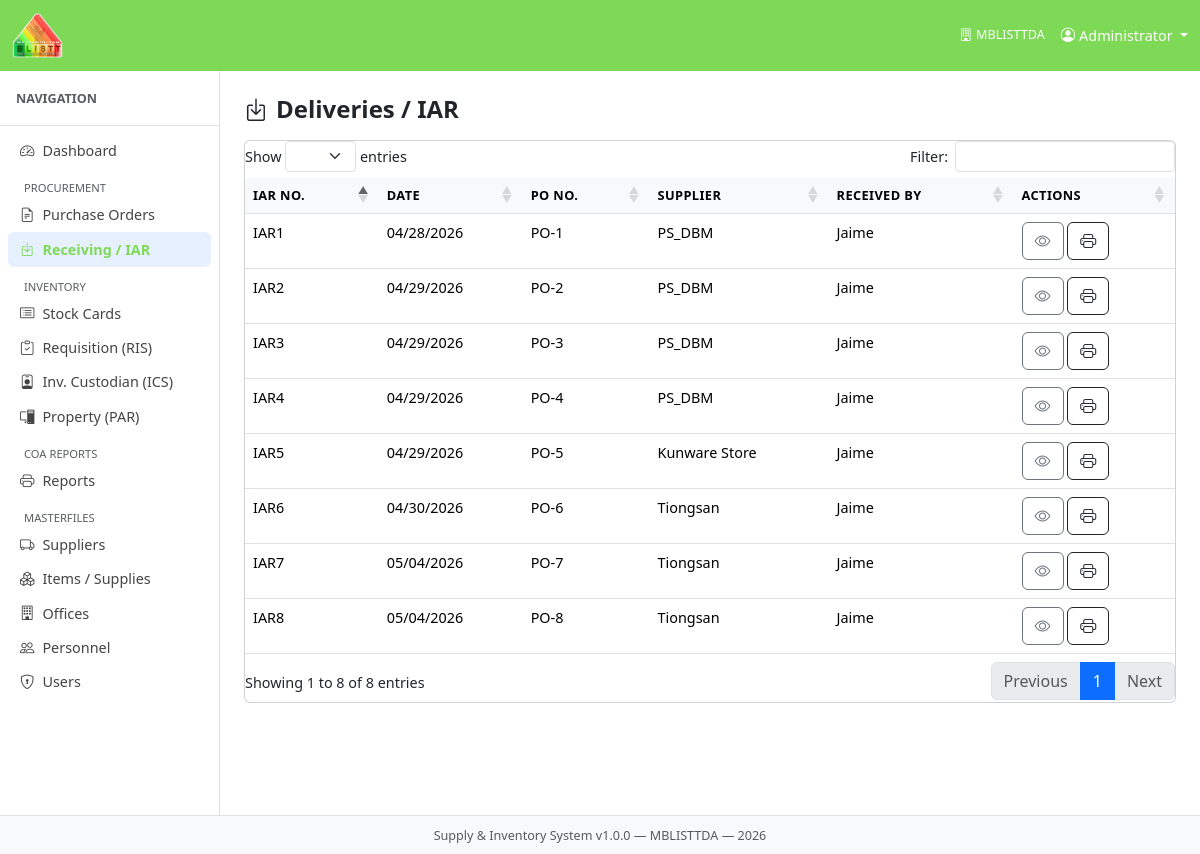
Page /index.php?mod=receiving&act=index on the committed database.
### tables this page shows
CREATE TABLE `po_receipts` (
  `receipt_id` int(10) UNSIGNED NOT NULL,
  `po_id` int(10) UNSIGNED NOT NULL,
  `iar_number` varchar(50) NOT NULL COMMENT 'Inspection and Acceptance Report number',
  `receipt_date` date NOT NULL,
  `delivery_ref` varchar(100) DEFAULT NULL COMMENT 'Supplier Delivery Receipt or Invoice number',
  `received_by` varchar(150) DEFAULT NULL,
  `inspected_by` varchar(150) DEFAULT NULL,
  `approved_by` varchar(150) DEFAULT NULL,
  `remarks` text DEFAULT NULL,
  `created_at` timestamp NOT NULL DEFAULT current_timestamp()
);

CREATE TABLE `purchase_orders` (
  `po_id` int(10) UNSIGNED NOT NULL,
  `supplier_id` int(10) UNSIGNED NOT NULL,
  `office_id` int(10) UNSIGNED NOT NULL COMMENT 'End-user / requesting office',
  `po_number` varchar(50) NOT NULL,
  `po_date` date NOT NULL,
  `delivery_date` date DEFAULT NULL COMMENT 'Expected delivery date',
  `place_of_delivery` varchar(300) DEFAULT NULL,
  `fund_source` varchar(100) DEFAULT NULL COMMENT 'e.g. GAA, SEF, MOOE, Capital Outlay',
  `mode_of_procurement` varchar(100) DEFAULT NULL COMMENT 'e.g. Shopping, Small Value Procurement',
  `total_amount` decimal(15,2) NOT NULL DEFAULT 0.00,
  `status` enum('draft','approved','partially_received','fully_received','cancelled') NOT NULL DEFAULT 'draft',
  `approved_by` varchar(150) DEFAULT NULL,
  `approved_date` date DEFAULT NULL,
  `cancelled_reason` varchar(300) DEFAULT NULL,
  `remarks` text DEFAULT NULL,
  `created_by` varchar(100) DEFAULT NULL,
  `created_at` timestamp NOT NULL DEFAULT current_timestamp(),
  `updated_at` timestamp NOT NULL DEFAULT current_timestamp() ON UPDATE current_timestamp()
);

CREATE TABLE `suppliers` (
  `supplier_id` int(10) UNSIGNED NOT NULL,
  `supplier_name` varchar(200) NOT NULL,
  `contact_person` varchar(150) DEFAULT NULL,
  `telephone` varchar(50) DEFAULT NULL,
  `mobile` varchar(50) DEFAULT NULL,
  `email` varchar(150) DEFAULT NULL,
  `address` text DEFAULT NULL,
  `tin_no` varchar(20) DEFAULT NULL COMMENT 'Tax Identification Number',
  `philgeps_reg_no` varchar(50) DEFAULT NULL COMMENT 'PhilGEPS registration number',
  `is_active` tinyint(1) NOT NULL DEFAULT 1,
  `created_at` timestamp NOT NULL DEFAULT current_timestamp(),
  `updated_at` timestamp NOT NULL DEFAULT current_timestamp() ON UPDATE current_timestamp()
);

### core/Controller.php (called while the page is built, shortened)
<?php
abstract class Controller {
    protected function render(string $viewFile, array $data = []): void {
        extract($data);
        $viewPath = ROOT_PATH . '/modules/' . $viewFile . '.php';
        include $viewPath;
    }
}

### modules/receiving/ReceivingController.php (called while the page is built, shortened)
<?php
require_once ROOT_PATH . '/models/ReceivingModel.php';
class ReceivingController extends Controller {
    private ReceivingModel $m;
    public function __construct() { $this->m = new ReceivingModel(); }
    public function index(): void {
        $receipts = $this->m->getList();
        $this->render('receiving/index', compact('receipts', 'flash'));
    }
}

### core/Router.php (called while the page is built, shortened)
<?php
class Router {
    public function dispatch(): void {
        $act = $_GET['act'] ?? 'index';
        $act = preg_replace('/[^a-zA-Z_]/', '', $act);
        $controller = new $class();
        $controller->$act();
    }
}

### index.php (called while the page is built, shortened)
<?php
require_once ROOT_PATH . '/config/database.php';
require_once ROOT_PATH . '/core/Database.php';
require_once ROOT_PATH . '/core/Model.php';
require_once ROOT_PATH . '/core/Controller.php';
require_once ROOT_PATH . '/core/Router.php';
$router = new Router();
$router->dispatch();

### core/Database.php (called while the page is built, shortened)
<?php
class Database {
    private static ?Database $instance = null;
    private PDO $pdo;
    private function __construct() {
        $dsn = sprintf('mysql:host=%s;port=%s;dbname=%s;charset=%s',
            DB_HOST, DB_PORT, DB_NAME, DB_CHARSET);
        $options = [
            PDO::ATTR_ERRMODE            => PDO::ERRMODE_EXCEPTION,
            PDO::ATTR_DEFAULT_FETCH_MODE => PDO::FETCH_ASSOC,
            PDO::ATTR_EMULATE_PREPARES   => false,
        ];
        try {
            $this->pdo = new PDO($dsn, DB_USER, DB_PASS, $options);
        } catch (PDOException $e) {
            die('Database connection failed: ' . $e->getMessage());
        }
    }
    public static function getInstance(): Database {
        if (self::$instance === null) {
            self::$instance = new self();
        }
        return self::$instance;
    }
    public function query(string $sql, array $params = []): PDOStatement {
        $stmt = $this->pdo->prepare($sql);
        $stmt->execute($params);
        return $stmt;
    }
    public function fetchAll(string $sql, array $params = []): array {
        return $this->query($sql, $params)->fetchAll();
    }
}

### core/Model.php (called while the page is built, shortened)
<?php
abstract class Model {
    public function __construct() {
        $this->db = Database::getInstance();
    }
}

### models/ReceivingModel.php (called while the page is built, shortened)
<?php
class ReceivingModel extends Model {
    public function getList(): array {
        return $this->db->fetchAll(
            "SELECT pr.*, po.po_number, s.supplier_name
             FROM po_receipts pr
             JOIN purchase_orders po ON po.po_id = pr.po_id
             JOIN suppliers s ON s.supplier_id = po.supplier_id
             ORDER BY pr.receipt_date DESC, pr.receipt_id DESC"
        );
    }
}

### modules/receiving/index.php (the view, shortened to what this page needs)
<div class="d-flex justify-content-between align-items-center mb-3">
  <h4 class="fw-bold mb-0"><i class="bi bi-box-arrow-in-down me-2"></i>Deliveries / IAR</h4>
</div>
<div class="card"><div class="card-body p-0">
  <table class="table datatable mb-0">
    <thead><tr><th>IAR No.</th><th>Date</th><th>PO No.</th><th>Supplier</th><th>Received By</th><th>Actions</th></tr></thead>
    <tbody>
    <?php foreach ($receipts as $r): ?>
      <tr>
        <td><?= htmlspecialchars($r['iar_number']) ?></td>
        <td><?= date('m/d/Y', strtotime($r['receipt_date'])) ?></td>
        <td><?= htmlspecialchars($r['po_number']) ?></td>
        <td><?= htmlspecialchars($r['supplier_name']) ?></td>
        <td><?= htmlspecialchars($r['received_by']) ?></td>
        <td>
          <a href="<?= BASE_URL ?>/index.php?mod=receiving&act=view&id=<?= $r['receipt_id'] ?>"
             class="btn btn-xs btn-outline-secondary"><i class="bi bi-eye"></i></a>
          <a href="<?= BASE_URL ?>/index.php?mod=receiving&act=printIar&id=<?= $r['receipt_id'] ?>"
             target="_blank" class="btn btn-xs btn-outline-dark"><i class="bi bi-printer"></i></a>
        </td>
      </tr>
    <?php endforeach; ?>
    </tbody>
  </table>
</div></div>

### assets/css/app.css (style rules this page uses)
:root { --sidebar-w: 220px; }
body { font-size: .9rem; }
.table th { font-size: .8rem; text-transform: uppercase; letter-spacing: .03em; background: #f8f9fa; white-space: nowrap; }

### rows in the picture
po_receipts: iar_number "IAR8", receipt_date "05/04/2026", po.po_number "PO-8", suppliers.supplier_name "Tiongsan", received_by "Jaime"
po_receipts: iar_number "IAR7", receipt_date "05/04/2026", po.po_number "PO-7", suppliers.supplier_name "Tiongsan", received_by "Jaime"
po_receipts: iar_number "IAR6", receipt_date "04/30/2026", po.po_number "PO-6", suppliers.supplier_name "Tiongsan", received_by "Jaime"
po_receipts: iar_number "IAR5", receipt_date "04/29/2026", po.po_number "PO-5", suppliers.supplier_name "Kunware Store", received_by "Jaime"
po_receipts: iar_number "IAR4", receipt_date "04/29/2026", po.po_number "PO-4", suppliers.supplier_name "PS_DBM", received_by "Jaime"
po_receipts: iar_number "IAR3", receipt_date "04/29/2026", po.po_number "PO-3", suppliers.supplier_name "PS_DBM", received_by "Jaime"
po_receipts: iar_number "IAR2", receipt_date "04/29/2026", po.po_number "PO-2", suppliers.supplier_name "PS_DBM", received_by "Jaime"
po_receipts: iar_number "IAR1", receipt_date "04/28/2026", po.po_number "PO-1", suppliers.supplier_name "PS_DBM", received_by "Jaime"

### other values in the picture
APP_AGENCY "MBLISTTDA"
$user['full_name'] "Administrator"
$label "Dashboard Purchase Orders Receiving / IAR Stock Cards Requisition (RIS) Inv. Custodian (ICS) Property (PAR) Reports Suppliers Items / Supplies Offices Personnel Users"
APP_NAME "Supply & Inventory System"
APP_VERSION "1.0.0"
